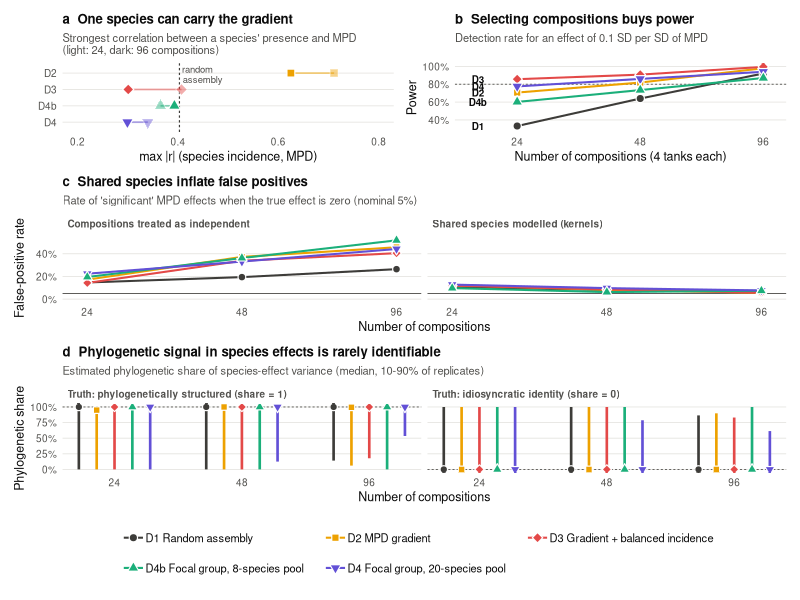

This figure's R source:
# Figure for the design Box (analysis/18_design_simulation.R output).
# Palette checked for colour-vision deficiency (worst pair OKLab Delta E:
# normal 20.8, deutan 6.8, protan 9.1, tritan 17.2); designs also differ in
# point shape and are labelled directly, so identity never relies on colour.
#
# Outputs: figures/box_design_simulation.{png,pdf}

suppressPackageStartupMessages({library(tidyverse); library(patchwork); library(here)})

sim <- read_csv(here("output", "tables", "design_sim_summary.csv"), show_col_types = FALSE)
props <- read_csv(here("output", "tables", "design_sim_designs.csv"), show_col_types = FALSE)

design_levels <- c("D1", "D2", "D3", "D4b", "D4")
design_labels <- c(
  D1  = "D1 Random assembly",
  D2  = "D2 MPD gradient",
  D3  = "D3 Gradient + balanced incidence",
  D4b = "D4b Focal group, 8-species pool",
  D4  = "D4 Focal group, 20-species pool"
)
pal <- c(D1 = "#3d3c39", D2 = "#eda100", D3 = "#e34948", D4b = "#1baf7a", D4 = "#6250d6")
shp <- c(D1 = 21, D2 = 22, D3 = 23, D4b = 24, D4 = 25)

ink <- "#0b0b0b"; ink2 <- "#52514e"; grid_col <- "#e6e5e1"
theme_box <- theme_minimal(base_size = 9) +
  theme(
    text = element_text(colour = ink),
    axis.text = element_text(colour = ink2),
    panel.grid.minor = element_blank(),
    panel.grid.major.x = element_blank(),
    panel.grid.major.y = element_line(colour = grid_col, linewidth = 0.3),
    plot.title = element_text(face = "bold", size = 9.5),
    plot.subtitle = element_text(colour = ink2, size = 8),
    strip.text = element_text(colour = ink2, face = "bold", hjust = 0),
    legend.position = "none",
    plot.background = element_rect(fill = "white", colour = NA)
  )

sim <- sim |> mutate(design = factor(design, design_levels))
x_scale <- scale_x_continuous(breaks = c(24, 48, 96), trans = "log2",
                              expand = expansion(mult = c(0.08, 0.08)))
common <- list(scale_colour_manual(values = pal, labels = design_labels, name = NULL, drop = FALSE),
               scale_fill_manual(values = pal, labels = design_labels, name = NULL, drop = FALSE),
               scale_shape_manual(values = shp, labels = design_labels, name = NULL, drop = FALSE),
               guides(alpha = "none"))

# (a) Who drives the relatedness gradient?
pa_dat <- props |>
  filter(design != "D1", n_comp %in% c(24, 96)) |>
  group_by(n_comp, design) |>
  summarise(max_cor = mean(max_cor_inc), .groups = "drop") |>
  mutate(design = factor(design, design_levels))
d1_cor <- props |> filter(design == "D1") |> pull(max_cor_inc) |> mean()
pa <- ggplot(pa_dat,
             aes(x = max_cor, y = fct_rev(design), colour = design, fill = design, shape = design)) +
  geom_vline(xintercept = d1_cor, colour = pal["D1"], linetype = "22", linewidth = 0.4) +
  annotate("text", x = d1_cor, y = 4.45, label = "random\nassembly", hjust = -0.08, vjust = 1,
           size = 2.4, colour = ink2, lineheight = 0.9) +
  geom_line(aes(group = design), linewidth = 0.6, alpha = 0.5, show.legend = FALSE) +
  geom_point(aes(alpha = factor(n_comp)), size = 2.6, stroke = 0.6, colour = "white",
             show.legend = FALSE) +
  scale_alpha_manual(values = c(`24` = 0.45, `96` = 1)) +
  scale_y_discrete(labels = \(x) x) +
  scale_x_continuous(limits = c(0.2, 0.8), breaks = seq(0.2, 0.8, 0.2)) +
  common +
  labs(title = "a  One species can carry the gradient",
       subtitle = "Strongest correlation between a species' presence and MPD\n(light: 24, dark: 96 compositions)",
       x = "max |r| (species incidence, MPD)", y = NULL) +
  theme_box

# (b) Power at theta = 0.1 SD, phy+id scenario, kernel model
pb_dat <- sim |> filter(scenario == "phy+id", theta == 0.1)
pb <- ggplot(pb_dat, aes(n_comp, reject_full, colour = design, fill = design, shape = design)) +
  geom_hline(yintercept = 0.8, colour = ink2, linetype = "22", linewidth = 0.3) +
  geom_line(linewidth = 0.7) +
  geom_point(size = 2.4, stroke = 0.6, colour = "white") +
  geom_text(data = filter(pb_dat, n_comp == 24),
            aes(label = design), colour = ink, nudge_x = -0.32, size = 2.5, fontface = "bold") +
  x_scale + scale_y_continuous(limits = c(0.3, 1), labels = scales::percent) +
  common +
  labs(title = "b  Selecting compositions buys power",
       subtitle = "Detection rate for an effect of 0.1 SD per SD of MPD",
       x = "Number of compositions (4 tanks each)", y = "Power") +
  theme_box

# (c) Type I error: independent compositions vs species-level kernels
pc_dat <- sim |>
  filter(scenario == "phy+id", theta == 0) |>
  pivot_longer(c(reject_naive, reject_full), names_to = "model", values_to = "rate") |>
  mutate(model = factor(model, c("reject_naive", "reject_full"),
                        c("Compositions treated as independent", "Shared species modelled (kernels)")))
pc <- ggplot(pc_dat, aes(n_comp, rate, colour = design, fill = design, shape = design)) +
  annotate("rect", xmin = -Inf, xmax = Inf, ymin = 0, ymax = 0.05, fill = "#f1f0ec") +
  geom_hline(yintercept = 0.05, colour = ink2, linewidth = 0.3) +
  geom_line(linewidth = 0.7, show.legend = FALSE) +
  geom_point(size = 2.2, stroke = 0.6, colour = "white", show.legend = FALSE) +
  facet_wrap(~model) +
  x_scale + scale_y_continuous(limits = c(0, 0.55), labels = scales::percent) +
  common +
  labs(title = "c  Shared species inflate false positives",
       subtitle = "Rate of 'significant' MPD effects when the true effect is zero (nominal 5%)",
       x = "Number of compositions", y = "False-positive rate") +
  theme_box

# (d) Can phylogenetically structured species effects be told apart from
# idiosyncratic identity effects? 10-90% range of the estimated share
pd_dat <- sim |>
  filter(theta == 0, scenario %in% c("phy only", "id only")) |>
  mutate(scenario = factor(scenario, c("phy only", "id only"),
                           c("Truth: phylogenetically structured (share = 1)",
                             "Truth: idiosyncratic identity (share = 0)")),
         truth = if_else(str_detect(scenario, "= 1"), 1, 0),
         xpos = log2(n_comp) + (as.integer(design) - 3) * 0.14)
pd <- ggplot(pd_dat, aes(x = xpos, colour = design, fill = design, shape = design)) +
  geom_hline(aes(yintercept = truth), colour = ink2, linewidth = 0.3, linetype = "22") +
  geom_linerange(aes(ymin = phylo_signal_q10, ymax = phylo_signal_q90), linewidth = 0.9,
                 show.legend = FALSE) +
  geom_point(aes(y = phylo_signal_med), size = 2.1, stroke = 0.6, colour = "white", show.legend = FALSE) +
  facet_wrap(~scenario) +
  scale_x_continuous(breaks = log2(c(24, 48, 96)), labels = c(24, 48, 96)) +
  scale_y_continuous(limits = c(0, 1), labels = scales::percent) +
  common +
  labs(title = "d  Phylogenetic signal in species effects is rarely identifiable",
       subtitle = "Estimated phylogenetic share of species-effect variance (median, 10-90% of replicates)",
       x = "Number of compositions", y = "Phylogenetic share") +
  theme_box

fig <- wrap_plots(a = pa, b = pb, c = pc, d = pd, design = "ab\ncc\ndd") +
  plot_layout(guides = "collect") &
  guides(colour = guide_legend(nrow = 2, byrow = TRUE), fill = guide_legend(nrow = 2, byrow = TRUE),
         shape = guide_legend(nrow = 2, byrow = TRUE)) &
  theme(legend.position = "bottom", legend.justification = "center",
        legend.text = element_text(size = 8, margin = margin(r = 10)))

ragg::agg_png(here("figures", "box_design_simulation.png"), width = 180, height = 230,
              units = "mm", res = 300, background = "white")
print(fig); invisible(dev.off())
ggsave(here("figures", "box_design_simulation.pdf"), fig, width = 180, height = 230,
       units = "mm", device = cairo_pdf, bg = "white")
